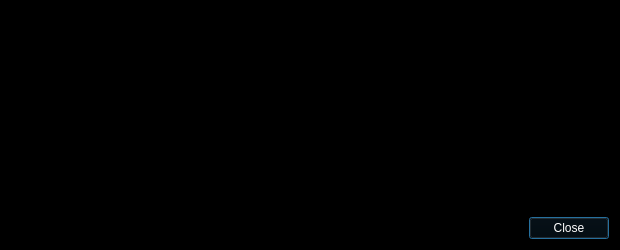
<?xml version="1.0" encoding="UTF-8"?>
<ui version="4.0">
 <class>TransactionDescDialog</class>
 <widget class="QDialog" name="TransactionDescDialog">
  <property name="geometry">
   <rect>
    <x>0</x>
    <y>0</y>
    <width>620</width>
    <height>250</height>
   </rect>
  </property>
  <property name="palette">
   <palette>
    <active>
     <colorrole role="WindowText">
      <brush brushstyle="SolidPattern">
       <color alpha="255">
        <red>255</red>
        <green>255</green>
        <blue>255</blue>
       </color>
      </brush>
     </colorrole>
     <colorrole role="Button">
      <brush brushstyle="SolidPattern">
       <color alpha="255">
        <red>0</red>
        <green>0</green>
        <blue>0</blue>
       </color>
      </brush>
     </colorrole>
     <colorrole role="Light">
      <brush brushstyle="SolidPattern">
       <color alpha="255">
        <red>0</red>
        <green>0</green>
        <blue>0</blue>
       </color>
      </brush>
     </colorrole>
     <colorrole role="Midlight">
      <brush brushstyle="SolidPattern">
       <color alpha="255">
        <red>0</red>
        <green>0</green>
        <blue>0</blue>
       </color>
      </brush>
     </colorrole>
     <colorrole role="Dark">
      <brush brushstyle="SolidPattern">
       <color alpha="255">
        <red>0</red>
        <green>0</green>
        <blue>0</blue>
       </color>
      </brush>
     </colorrole>
     <colorrole role="Mid">
      <brush brushstyle="SolidPattern">
       <color alpha="255">
        <red>0</red>
        <green>0</green>
        <blue>0</blue>
       </color>
      </brush>
     </colorrole>
     <colorrole role="Text">
      <brush brushstyle="SolidPattern">
       <color alpha="255">
        <red>255</red>
        <green>255</green>
        <blue>255</blue>
       </color>
      </brush>
     </colorrole>
     <colorrole role="BrightText">
      <brush brushstyle="SolidPattern">
       <color alpha="255">
        <red>255</red>
        <green>255</green>
        <blue>255</blue>
       </color>
      </brush>
     </colorrole>
     <colorrole role="ButtonText">
      <brush brushstyle="SolidPattern">
       <color alpha="255">
        <red>255</red>
        <green>255</green>
        <blue>255</blue>
       </color>
      </brush>
     </colorrole>
     <colorrole role="Base">
      <brush brushstyle="SolidPattern">
       <color alpha="255">
        <red>0</red>
        <green>0</green>
        <blue>0</blue>
       </color>
      </brush>
     </colorrole>
     <colorrole role="Window">
      <brush brushstyle="SolidPattern">
       <color alpha="255">
        <red>0</red>
        <green>0</green>
        <blue>0</blue>
       </color>
      </brush>
     </colorrole>
     <colorrole role="Shadow">
      <brush brushstyle="SolidPattern">
       <color alpha="255">
        <red>0</red>
        <green>0</green>
        <blue>0</blue>
       </color>
      </brush>
     </colorrole>
     <colorrole role="AlternateBase">
      <brush brushstyle="SolidPattern">
       <color alpha="255">
        <red>0</red>
        <green>0</green>
        <blue>0</blue>
       </color>
      </brush>
     </colorrole>
     <colorrole role="ToolTipBase">
      <brush brushstyle="SolidPattern">
       <color alpha="255">
        <red>255</red>
        <green>255</green>
        <blue>220</blue>
       </color>
      </brush>
     </colorrole>
     <colorrole role="ToolTipText">
      <brush brushstyle="SolidPattern">
       <color alpha="255">
        <red>0</red>
        <green>0</green>
        <blue>0</blue>
       </color>
      </brush>
     </colorrole>
    </active>
    <inactive>
     <colorrole role="WindowText">
      <brush brushstyle="SolidPattern">
       <color alpha="255">
        <red>255</red>
        <green>255</green>
        <blue>255</blue>
       </color>
      </brush>
     </colorrole>
     <colorrole role="Button">
      <brush brushstyle="SolidPattern">
       <color alpha="255">
        <red>0</red>
        <green>0</green>
        <blue>0</blue>
       </color>
      </brush>
     </colorrole>
     <colorrole role="Light">
      <brush brushstyle="SolidPattern">
       <color alpha="255">
        <red>0</red>
        <green>0</green>
        <blue>0</blue>
       </color>
      </brush>
     </colorrole>
     <colorrole role="Midlight">
      <brush brushstyle="SolidPattern">
       <color alpha="255">
        <red>0</red>
        <green>0</green>
        <blue>0</blue>
       </color>
      </brush>
     </colorrole>
     <colorrole role="Dark">
      <brush brushstyle="SolidPattern">
       <color alpha="255">
        <red>0</red>
        <green>0</green>
        <blue>0</blue>
       </color>
      </brush>
     </colorrole>
     <colorrole role="Mid">
      <brush brushstyle="SolidPattern">
       <color alpha="255">
        <red>0</red>
        <green>0</green>
        <blue>0</blue>
       </color>
      </brush>
     </colorrole>
     <colorrole role="Text">
      <brush brushstyle="SolidPattern">
       <color alpha="255">
        <red>255</red>
        <green>255</green>
        <blue>255</blue>
       </color>
      </brush>
     </colorrole>
     <colorrole role="BrightText">
      <brush brushstyle="SolidPattern">
       <color alpha="255">
        <red>255</red>
        <green>255</green>
        <blue>255</blue>
       </color>
      </brush>
     </colorrole>
     <colorrole role="ButtonText">
      <brush brushstyle="SolidPattern">
       <color alpha="255">
        <red>255</red>
        <green>255</green>
        <blue>255</blue>
       </color>
      </brush>
     </colorrole>
     <colorrole role="Base">
      <brush brushstyle="SolidPattern">
       <color alpha="255">
        <red>0</red>
        <green>0</green>
        <blue>0</blue>
       </color>
      </brush>
     </colorrole>
     <colorrole role="Window">
      <brush brushstyle="SolidPattern">
       <color alpha="255">
        <red>0</red>
        <green>0</green>
        <blue>0</blue>
       </color>
      </brush>
     </colorrole>
     <colorrole role="Shadow">
      <brush brushstyle="SolidPattern">
       <color alpha="255">
        <red>0</red>
        <green>0</green>
        <blue>0</blue>
       </color>
      </brush>
     </colorrole>
     <colorrole role="AlternateBase">
      <brush brushstyle="SolidPattern">
       <color alpha="255">
        <red>0</red>
        <green>0</green>
        <blue>0</blue>
       </color>
      </brush>
     </colorrole>
     <colorrole role="ToolTipBase">
      <brush brushstyle="SolidPattern">
       <color alpha="255">
        <red>255</red>
        <green>255</green>
        <blue>220</blue>
       </color>
      </brush>
     </colorrole>
     <colorrole role="ToolTipText">
      <brush brushstyle="SolidPattern">
       <color alpha="255">
        <red>0</red>
        <green>0</green>
        <blue>0</blue>
       </color>
      </brush>
     </colorrole>
    </inactive>
    <disabled>
     <colorrole role="WindowText">
      <brush brushstyle="SolidPattern">
       <color alpha="255">
        <red>0</red>
        <green>0</green>
        <blue>0</blue>
       </color>
      </brush>
     </colorrole>
     <colorrole role="Button">
      <brush brushstyle="SolidPattern">
       <color alpha="255">
        <red>0</red>
        <green>0</green>
        <blue>0</blue>
       </color>
      </brush>
     </colorrole>
     <colorrole role="Light">
      <brush brushstyle="SolidPattern">
       <color alpha="255">
        <red>0</red>
        <green>0</green>
        <blue>0</blue>
       </color>
      </brush>
     </colorrole>
     <colorrole role="Midlight">
      <brush brushstyle="SolidPattern">
       <color alpha="255">
        <red>0</red>
        <green>0</green>
        <blue>0</blue>
       </color>
      </brush>
     </colorrole>
     <colorrole role="Dark">
      <brush brushstyle="SolidPattern">
       <color alpha="255">
        <red>0</red>
        <green>0</green>
        <blue>0</blue>
       </color>
      </brush>
     </colorrole>
     <colorrole role="Mid">
      <brush brushstyle="SolidPattern">
       <color alpha="255">
        <red>0</red>
        <green>0</green>
        <blue>0</blue>
       </color>
      </brush>
     </colorrole>
     <colorrole role="Text">
      <brush brushstyle="SolidPattern">
       <color alpha="255">
        <red>0</red>
        <green>0</green>
        <blue>0</blue>
       </color>
      </brush>
     </colorrole>
     <colorrole role="BrightText">
      <brush brushstyle="SolidPattern">
       <color alpha="255">
        <red>255</red>
        <green>255</green>
        <blue>255</blue>
       </color>
      </brush>
     </colorrole>
     <colorrole role="ButtonText">
      <brush brushstyle="SolidPattern">
       <color alpha="255">
        <red>0</red>
        <green>0</green>
        <blue>0</blue>
       </color>
      </brush>
     </colorrole>
     <colorrole role="Base">
      <brush brushstyle="SolidPattern">
       <color alpha="255">
        <red>0</red>
        <green>0</green>
        <blue>0</blue>
       </color>
      </brush>
     </colorrole>
     <colorrole role="Window">
      <brush brushstyle="SolidPattern">
       <color alpha="255">
        <red>0</red>
        <green>0</green>
        <blue>0</blue>
       </color>
      </brush>
     </colorrole>
     <colorrole role="Shadow">
      <brush brushstyle="SolidPattern">
       <color alpha="255">
        <red>0</red>
        <green>0</green>
        <blue>0</blue>
       </color>
      </brush>
     </colorrole>
     <colorrole role="AlternateBase">
      <brush brushstyle="SolidPattern">
       <color alpha="255">
        <red>0</red>
        <green>0</green>
        <blue>0</blue>
       </color>
      </brush>
     </colorrole>
     <colorrole role="ToolTipBase">
      <brush brushstyle="SolidPattern">
       <color alpha="255">
        <red>255</red>
        <green>255</green>
        <blue>220</blue>
       </color>
      </brush>
     </colorrole>
     <colorrole role="ToolTipText">
      <brush brushstyle="SolidPattern">
       <color alpha="255">
        <red>0</red>
        <green>0</green>
        <blue>0</blue>
       </color>
      </brush>
     </colorrole>
    </disabled>
   </palette>
  </property>
  <property name="windowTitle">
   <string>Transaction details</string>
  </property>
  <layout class="QVBoxLayout" name="verticalLayout">
   <item>
    <widget class="QTextEdit" name="detailText">
     <property name="toolTip">
      <string>This pane shows a detailed description of the transaction</string>
     </property>
     <property name="readOnly">
      <bool>true</bool>
     </property>
    </widget>
   </item>
   <item>
    <widget class="QDialogButtonBox" name="buttonBox">
     <property name="orientation">
      <enum>Qt::Horizontal</enum>
     </property>
     <property name="standardButtons">
      <set>QDialogButtonBox::Close</set>
     </property>
    </widget>
   </item>
  </layout>
 </widget>
 <resources/>
 <connections>
  <connection>
   <sender>buttonBox</sender>
   <signal>accepted()</signal>
   <receiver>TransactionDescDialog</receiver>
   <slot>accept()</slot>
   <hints>
    <hint type="sourcelabel">
     <x>248</x>
     <y>254</y>
    </hint>
    <hint type="destinationlabel">
     <x>157</x>
     <y>274</y>
    </hint>
   </hints>
  </connection>
  <connection>
   <sender>buttonBox</sender>
   <signal>rejected()</signal>
   <receiver>TransactionDescDialog</receiver>
   <slot>reject()</slot>
   <hints>
    <hint type="sourcelabel">
     <x>316</x>
     <y>260</y>
    </hint>
    <hint type="destinationlabel">
     <x>286</x>
     <y>274</y>
    </hint>
   </hints>
  </connection>
 </connections>
</ui>
